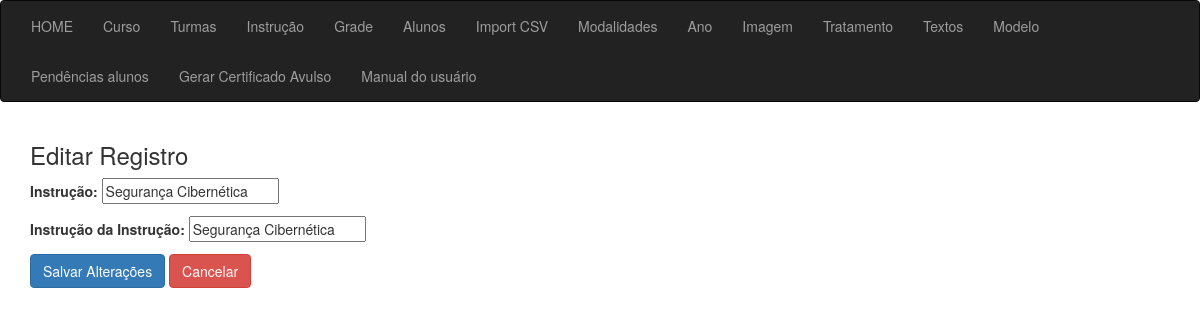
The page /sgc_instrucao_editar/11/ on the database its author committed.
### app_cert/models.py (models this page shows, shortened)
class Instrucao(models.Model):
    id = models.AutoField(primary_key=True)
    instrucao_sigla = models.CharField(max_length=255, verbose_name="Instrução")
    instrucao_descricao = models.CharField(max_length=255, verbose_name="Instrução da Instrução")

### app_cert/views/views_instrucao.py (the view)
# urls.py: path('sgc_instrucao_editar/<int:id>/', sgc_instrucao_editar, name="sgc_instrucao_editar"),
def sgc_instrucao_editar(request, id):
    context ={}
    instrucao_ob = get_object_or_404(Instrucao, id=id)
    if request.method == 'POST':
        form = InstrucaoForm(request.POST, instance=instrucao_ob)
        if form.is_valid():
            form.save()
            return redirect('sgc_instrucao_lista')
    else:
        form = InstrucaoForm(instance=instrucao_ob)
    context = {
        'form': form,
        'instrucao_ob': instrucao_ob
    }
    return render(request, 'instrucao/editar.html', context)

### app_cert/forms.py
class InstrucaoForm(forms.ModelForm):
    class Meta:
        model = Instrucao
        fields = '__all__'  # Ou liste os campos que deseja incluir no formulário manualmente

### app_cert/templates/instrucao/editar.html (shortened to what this page needs)
{% extends 'sgc_base.html' %}
{% block content %}
<div class="container">
    <div class="row">
        <div class="col-md-6 offset-md-3">
            <h3>Editar Registro</h3>
            <form method="post">
                {{ form.as_p }}
                <button type="submit" class="btn btn-primary">Salvar Alterações</button>
                <a href="{% url 'sgc_turma_lista' %}" class="btn btn-danger">Cancelar</a>
            </form>
        </div>
    </div>
</div>
{% endblock %}

### rows shown on the page
Instrucao: instrucao_sigla "Segurança Cibernética", instrucao_descricao "Segurança Cibernética"
